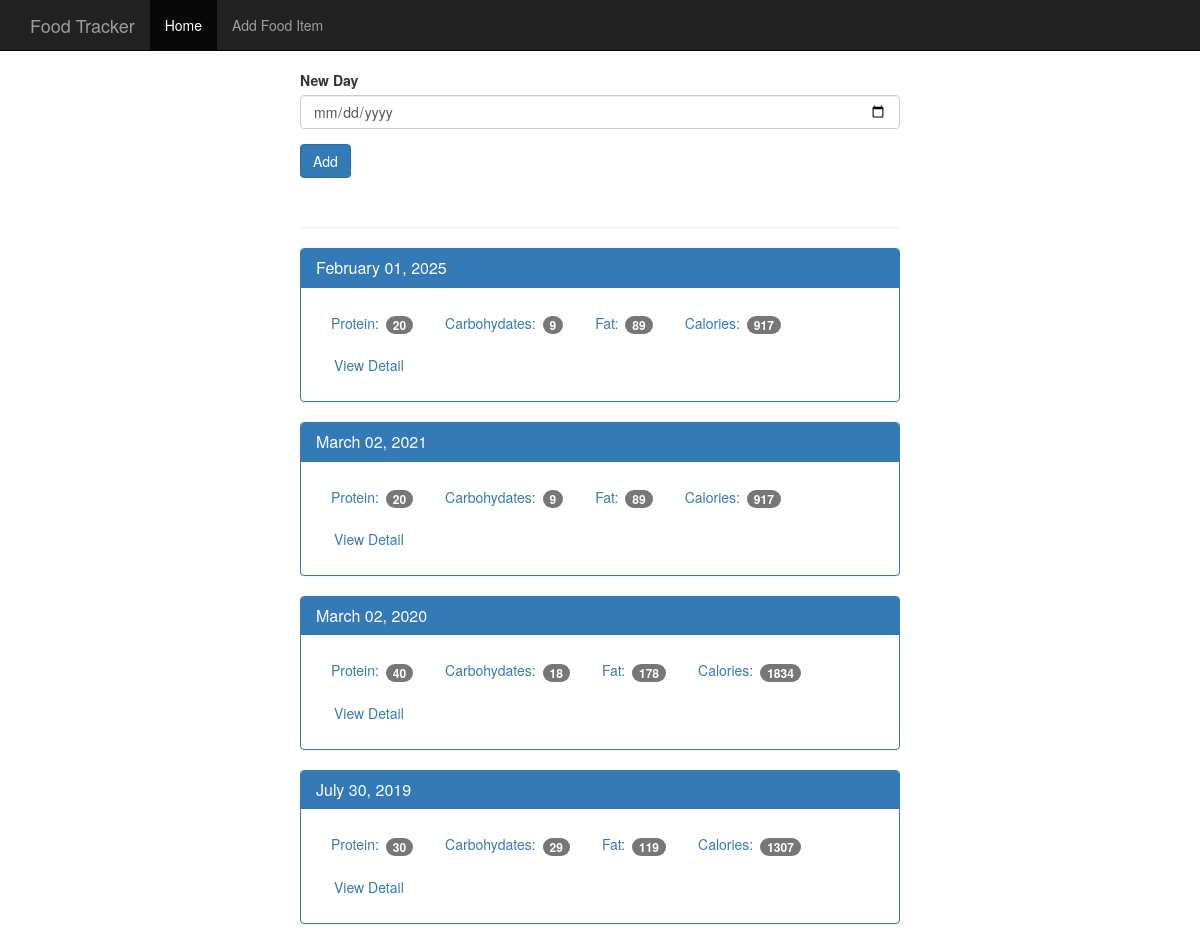
The page / on the database its author committed.
### tables this page shows
CREATE TABLE log_date(
	id integer primary key autoincrement,
	entry_date date not null
);

### app.py (the view, shortened to what this page needs)
@app.route('/',methods=['POST','GET'])
def index():
	db = get_db()
	cur = db.execute('''select log_date.entry_date, sum(food.protein) as protein, sum(food.carbohydrates) as carbohydrates, sum(food.fat) as fat, sum(food.calories) as calories
                        from log_date
                        join food_date on food_date.log_date_id = log_date.id
                        join food on food.id = food_date.food_id
                        group by log_date.id order by log_date.entry_date desc''')
	results = cur.fetchall()
	date_results = []
	for i in results:
		single_date = {}
		single_date['entry_date'] = i['entry_date']
		single_date['protein'] = i['protein']
		single_date['carbohydrates'] = i['carbohydrates']
		single_date['fat'] = i['fat']
		single_date['calories'] = i['calories']
		d = datetime.strptime(str(i['entry_date']),'%Y%m%d')
		single_date['pretty_date'] =  datetime.strftime(d, '%B %d, %Y')
		date_results.append(single_date)
	return render_template('home.html',results=date_results)

### app.py (called while the page is built)
def connect_db():
	sql = sqlite3.connect('C:/Users/NIKHIL/Desktop/food_tracker/food_log.db')
	sql.row_factory = sqlite3.Row
	return sql

def get_db():
	if not hasattr(g,'sqlite3'):
		g.sqlite_db = connect_db()
	return g.sqlite_db

### templates/home.html (shortened to what this page needs)
<!DOCTYPE html>
<html lang="en">
  <head>
    <link href="{{url_for('static',filename='bootstrap.min.css')}}" rel="stylesheet">
    <link href="{{url_for('static',filename = 'theme.css')}}" rel="stylesheet">
  </head>
  <body>
    <nav class="navbar navbar-inverse navbar-fixed-top">
      <div class="container">
        <div class="navbar-header">
          <a class="navbar-brand" href="{{url_for('index')}}">Food Tracker</a>
        </div>
        <div id="navbar" class="navbar-collapse collapse">
          <ul class="nav navbar-nav">
            <li class="active"><a href="{{url_for('index')}}">Home</a></li>
            <li><a href="{{url_for('add_food')}}">Add Food Item</a></li>
          </ul>
        </div>
      </div>
    </nav>
    <div class="container theme-showcase col-sm-6 col-sm-offset-3" role="main">
      <div class="row">
        <div>
          <form method="POST" action="/">
            <div class="form-group">
              <label for="new-day">New Day</label>
              <input type="date" name="date" class="form-control" id="new-day">
            </div>
            <button type="submit" class="btn btn-primary">Add</button>
          </form>
          <div class="page-header"></div>
          {% for r in results %}
          <div class="panel panel-primary">
            <div class="panel-heading">
              <h3 class="panel-title">{{ r.pretty_date }}</h3>
            </div>
            <div class="panel-body">
              <ul class="nav nav-pills" role="tablist">
                <li><a>Protein: <span class="badge">{{ r.protein }}</span></a></li>
                <li><a>Carbohydates: <span class="badge">{{ r.carbohydrates }}</span></a></li>
                <li><a>Fat: <span class="badge">{{ r.fat }}</span></a></li>
                <li><a>Calories: <span class="badge">{{ r.calories }}</span></a></li>
                <li><a href="{{ url_for('view',date=r.entry_date) }}" type="button" class="btn btn-link">View Detail</a></li>
              </ul>
            </div>
          </div>
          {%endfor%}
        </div>
      </div>
    </div>
  </body>
</html>

### static/theme.css (style rules this page uses)
body { padding-top: 70px; padding-bottom: 30px; }

### rows shown on the page
log_date: pretty_date "February 01, 2025", protein "20", carbohydrates "9", fat "89", calories "917"
log_date: pretty_date "March 02, 2021", protein "20", carbohydrates "9", fat "89", calories "917"
log_date: pretty_date "March 02, 2020", protein "40", carbohydrates "18", fat "178", calories "1834"
log_date: pretty_date "July 30, 2019", protein "30", carbohydrates "29", fat "119", calories "1307"
